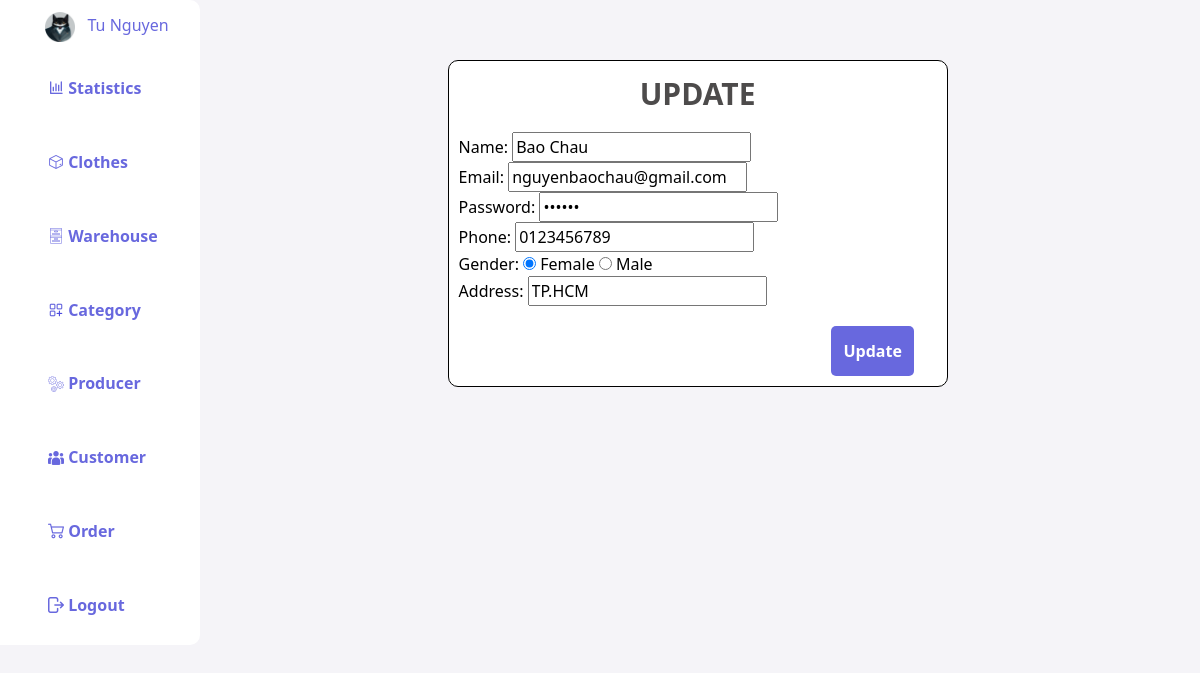
The page /admin/customer_manage/edit.php?id=1 (signed in) on the database its author committed.
### tables this page shows
create table customers(
	id INT auto_increment,
    name VARCHAR(100) NOT NULL,
    email VARCHAR(255) NOT NULL unique,
    password VARCHAR(255),
    phone VARCHAR(255),
    gender INT,
    address TEXT,
    primary key(id)
);

### admin/customer_manage/edit.php (the view, shortened to what this page needs)
<!doctype html>
<html lang="en">
<head>
    <link rel="stylesheet" type="text/css" href="../css/style.css">
    <link href="https://cdn.jsdelivr.net/npm/bootstrap@5.3.0/dist/css/bootstrap.min.css" rel="stylesheet"
>
</head>
<body>
<?php
include_once "../layout/navigation.php";
$id = $_GET['id'];
include_once '../connect/open.php';
$sqlSelectCustomers = "SELECT * FROM customers WHERE id = '$id'";
$customers = mysqli_query($connect, $sqlSelectCustomers);
?>
<section class="main_content">
    <div class="form_change">
        <figure align="center" style="font-weight: bold; font-size: 30px;color: #4d4b4b;"> UPDATE </figure>
        <form method="post" action="update.php">
            <?php
            foreach ($customers as $customer){
                ?>
                Name: <input type="text" name="name" value="<?= $customer['name'] ?>"><br>
                Email: <input type="email" name="email" value="<?= $customer['email'] ?>"><br>
                Password: <input type="password" name="password" value="<?= $customer['password'] ?>"><br>
                Phone: <input type="number" name="phone" value="<?= $customer['phone'] ?>"> <br>
                Gender: <input type="radio" name="gender" value="0" checked> Female
                        <input type="radio" name="gender" value="1"> Male <br>
                Address:  <input type="text" name="address" value="<?= $customer['address'] ?>"><br>
                <?php
            }
            ?>
            <button class="btn update btn-primary">Update</button>
        </form>
    </div>
</section>
</body>
</html>

### admin/layout/navigation.php (shortened to what this page needs)
<!doctype html>
<html lang="en">
<head>
    <link rel="stylesheet" type="text/css" href="../css/style.css">
</head>
<body>
<header>
    <div class="navbar">
        <ul class="navbar_menu">
            <li style="margin-left: 45px">
                <?php
                    include_once "../connect/open.php";
                    $email = $_SESSION['email_admin'];
                    $sql = "SELECT name FROM admins WHERE email = '$email'";
                    $admins = mysqli_query($connect, $sql);
                ?>
                <img width="30px" src="../../image/celement cat.png">
                <?php
                    foreach ($admins as $admin){
                ?>
                <span>
                    &nbsp <?= $admin['name'] ?>
                </span>
                <?php
                    }
                ?>
            </li>
            <li class="choice">
                <img style="width:16px; margin-top: -3px" src="../../image/statistic.png">
                <a class="link_in_menu" href="../homepage/index.php"> Statistics </a>
            </li>
            <li  class="choice">
                <img style="width:16px; margin-top: -3px" src="../../image/package.png">
                <a class="link_in_menu" href="../clothes_manage/index.php"> Clothes </a>
            </li>
            <li class="choice">
                <img style="width:16px; margin-top: -3px" src="../../image/boxes.png">
                <a class="link_in_menu" href="../warehouse/index.php"> Warehouse </a>
            </li>
            <li class="choice">
                <img style="width:16px; margin-top: -3px" src="../../image/menu.png">
                <a class="link_in_menu" href="../category_manager/index.php"> Category </a>
            </li>
            <li  class="choice">
                <img style="width:16px; margin-top: -3px" src="../../image/machice.png">
                <a class="link_in_menu" href="../producer_manage/index.php"> Producer </a>
            </li>
            <li  class="choice">
                <img style="width:16px; margin-top: -3px" src="../../image/customer.png">
                <a class="link_in_menu" href="../customer_manage/index.php"> Customer </a>
            </li>
            <li  class="choice">
                <img style="width:16px; margin-top: -3px" src="../../image/shopping-cart (1).png">
                <a class="link_in_menu" href="../order_manage/index.php"> Order </a>
            </li>
            <li  class="choice">
                <img style="width:16px; margin-top: -3px" src="../../image/log-out.png">
                <a class="link_in_menu" href="../account/logout_admin.php"> Logout </a>
            </li>
        </ul>
    </div>
</header>
</body>
</html>

### admin/css/style.css (style rules this page uses)
.main_content { margin-left: 210px; max-width: 1100px; position: relative; overflow: hidden; padding-top: 0 !important; scroll-behavior: smooth; }
.btn { width: border-box; height: 50px; border-radius: 5px; border: none; color: white; background-color: #6868de; font-weight: bold; }
.update { margin-top: 20px; margin-left: 78%; background-color: #6868de; color: white; }
.form_change { background-color: #ffffff; width:500px; margin: 60px 100px 0 24%; border:1px solid black; padding: 10px; border-radius: 10px; color: black; }

### admin/customer_manage/edit.php (style rules this page uses)
body { background-color: #F5F4F8; }

### admin/layout/navigation.php (style rules this page uses)
body { margin:0; color: #6868de; }
.navbar { position: fixed; display: block; padding: 0; }
.navbar_menu { height: 645px; position: absolute; padding-left: 0; list-style-type: none; background-color: #FFFFFF; color: #6868de; display: flex; justify-content: space-around; flex-direction: column; border-bottom-right-radius: 10px; border-top-right-radius: 10px; font-size: 16px; }
.choice { width: 200px; height: 50px; color: #6868de; text-decoration: none; padding-left: 24%; padding-top: 10px; }
.link_in_menu { text-decoration: none; color: #6868de; font-weight: bold; }

### rows shown on the page
customers: name "Bao Chau", email "nguyenbaochau@gmail.com", phone "0123456789", address "TP.HCM"

### other values the page prints
$admin['name'] "Tu Nguyen"
